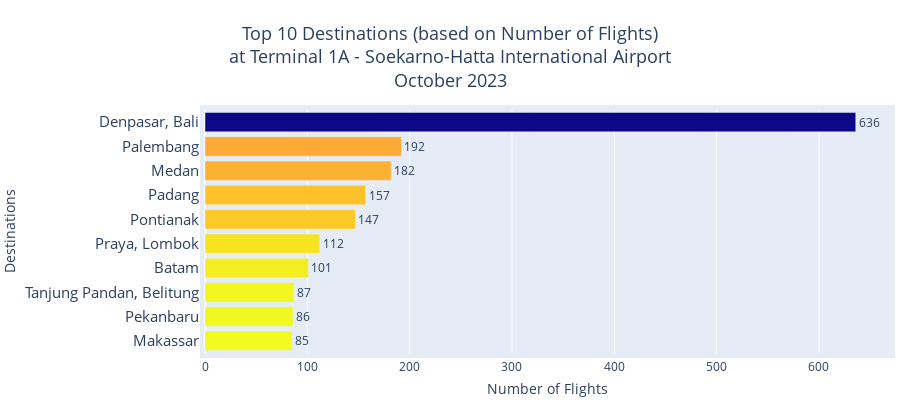

Notebook source saved alongside this figure:
### Code cell
charts.horizontal_barchart_top_categories(
    df=df_destinations1A,
    column_name='Destinations', 
    terminal='Terminal 1A', 
    title='Top 10 Destinations',  
    time=f'{month} 2023'
)

### Figure 1 — Plotly figure (JSON) as saved in the notebook; plotly's stock layout.template omitted (floating-point values rounded to 4 significant figures)
{"data": [{"hovertemplate": "%{y}: %{x} Flights", "marker": {"color": [85, 86, 87, 101, 112, 147, 157, 182, 192, 636], "colorscale": [[0, "#f0f921"], [0.1111, "#fdca26"], [0.2222, "#fb9f3a"], [0.3333, "#ed7953"], [0.4444, "#d8576b"], [0.5556, "#bd3786"], [0.6667, "#9c179e"], [0.7778, "#7201a8"], [0.8889, "#46039f"], [1, "#0d0887"]]}, "name": "", "orientation": "h", "text": [85, 86, 87, 101, 112, 147, 157, 182, 192, 636], "textposition": "outside", "type": "bar", "x": [85, 86, 87, 101, 112, 147, 157, 182, 192, 636], "y": ["Makassar", "Pekanbaru", "Tanjung Pandan, Belitung", "Batam", "Praya, Lombok", "Pontianak", "Padang", "Medan", "Palembang", "Denpasar, Bali"]}], "layout": {"height": 400, "margin": {"b": 0, "l": 20, "pad": 5, "r": 10, "t": 110}, "title": {"font": {"size": 18}, "text": "Top 10 Destinations (based on Number of Flights)<br>at Terminal 1A - Soekarno-Hatta International Airport<br>October 2023", "x": 0.5, "y": 0.9}, "width": 900, "xaxis": {"title": {"text": "Number of Flights"}}, "yaxis": {"tickfont": {"size": 15}, "title": {"text": "Destinations"}}}}
